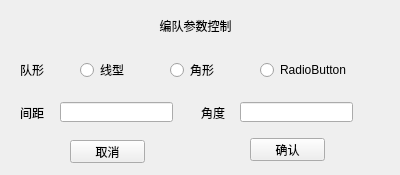
<?xml version="1.0" encoding="UTF-8"?>
<ui version="4.0">
 <class>SetFormate</class>
 <widget class="QWidget" name="SetFormate">
  <property name="geometry">
   <rect>
    <x>0</x>
    <y>0</y>
    <width>400</width>
    <height>175</height>
   </rect>
  </property>
  <property name="windowTitle">
   <string>Form</string>
  </property>
  <widget class="QPushButton" name="formateConfirm_Btn">
   <property name="geometry">
    <rect>
     <x>250</x>
     <y>138</y>
     <width>75</width>
     <height>23</height>
    </rect>
   </property>
   <property name="text">
    <string>确认</string>
   </property>
  </widget>
  <widget class="QLabel" name="label">
   <property name="geometry">
    <rect>
     <x>20</x>
     <y>59</y>
     <width>41</width>
     <height>21</height>
    </rect>
   </property>
   <property name="text">
    <string>队形</string>
   </property>
  </widget>
  <widget class="QRadioButton" name="line_RadioButton">
   <property name="geometry">
    <rect>
     <x>80</x>
     <y>62</y>
     <width>71</width>
     <height>16</height>
    </rect>
   </property>
   <property name="text">
    <string>线型</string>
   </property>
  </widget>
  <widget class="QRadioButton" name="angle_RadioButton">
   <property name="geometry">
    <rect>
     <x>170</x>
     <y>62</y>
     <width>61</width>
     <height>16</height>
    </rect>
   </property>
   <property name="text">
    <string>角形</string>
   </property>
  </widget>
  <widget class="QRadioButton" name="radioButton_3">
   <property name="geometry">
    <rect>
     <x>260</x>
     <y>62</y>
     <width>89</width>
     <height>16</height>
    </rect>
   </property>
   <property name="text">
    <string>RadioButton</string>
   </property>
  </widget>
  <widget class="QLabel" name="label_2">
   <property name="geometry">
    <rect>
     <x>20</x>
     <y>102</y>
     <width>41</width>
     <height>21</height>
    </rect>
   </property>
   <property name="text">
    <string>间距</string>
   </property>
  </widget>
  <widget class="QLabel" name="label_3">
   <property name="geometry">
    <rect>
     <x>201</x>
     <y>102</y>
     <width>41</width>
     <height>21</height>
    </rect>
   </property>
   <property name="text">
    <string>角度</string>
   </property>
  </widget>
  <widget class="QLineEdit" name="Interval_LineEdit">
   <property name="geometry">
    <rect>
     <x>60</x>
     <y>102</y>
     <width>113</width>
     <height>20</height>
    </rect>
   </property>
  </widget>
  <widget class="QLineEdit" name="angle_LineEdit">
   <property name="geometry">
    <rect>
     <x>240</x>
     <y>102</y>
     <width>113</width>
     <height>20</height>
    </rect>
   </property>
  </widget>
  <widget class="QLabel" name="label_4">
   <property name="geometry">
    <rect>
     <x>110</x>
     <y>10</y>
     <width>171</width>
     <height>31</height>
    </rect>
   </property>
   <property name="styleSheet">
    <string notr="true">font: 75 12pt &quot;Aharoni&quot;;</string>
   </property>
   <property name="text">
    <string>编队参数控制</string>
   </property>
   <property name="alignment">
    <set>Qt::AlignCenter</set>
   </property>
  </widget>
  <widget class="QPushButton" name="formateCancel_Btn">
   <property name="geometry">
    <rect>
     <x>70</x>
     <y>140</y>
     <width>75</width>
     <height>23</height>
    </rect>
   </property>
   <property name="text">
    <string>取消</string>
   </property>
  </widget>
 </widget>
 <resources/>
 <connections/>
</ui>
